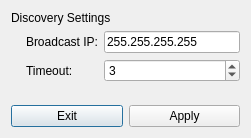
<?xml version="1.0" encoding="UTF-8"?>
<ui version="4.0">
 <class>Dialog</class>
 <widget class="QDialog" name="Dialog">
  <property name="geometry">
   <rect>
    <x>0</x>
    <y>0</y>
    <width>251</width>
    <height>138</height>
   </rect>
  </property>
  <property name="windowTitle">
   <string>Discover</string>
  </property>
  <layout class="QVBoxLayout" name="verticalLayout">
   <item>
    <widget class="QLabel" name="label_3">
     <property name="sizePolicy">
      <sizepolicy hsizetype="Preferred" vsizetype="Maximum">
       <horstretch>0</horstretch>
       <verstretch>0</verstretch>
      </sizepolicy>
     </property>
     <property name="text">
      <string>Discovery Settings</string>
     </property>
    </widget>
   </item>
   <item>
    <layout class="QFormLayout" name="formLayout">
     <property name="leftMargin">
      <number>15</number>
     </property>
     <item row="0" column="0">
      <widget class="QLabel" name="label">
       <property name="text">
        <string>Broadcast IP:</string>
       </property>
      </widget>
     </item>
     <item row="0" column="1">
      <widget class="QLineEdit" name="bclineedit">
       <property name="text">
        <string>255.255.255.255</string>
       </property>
      </widget>
     </item>
     <item row="1" column="0">
      <widget class="QLabel" name="label_2">
       <property name="text">
        <string>Timeout:</string>
       </property>
      </widget>
     </item>
     <item row="1" column="1">
      <widget class="QSpinBox" name="timeoutbox">
       <property name="minimum">
        <number>1</number>
       </property>
       <property name="maximum">
        <number>20</number>
       </property>
       <property name="value">
        <number>3</number>
       </property>
      </widget>
     </item>
    </layout>
   </item>
   <item>
    <layout class="QHBoxLayout" name="horizontalLayout_2">
     <item>
      <widget class="QPushButton" name="exitButton">
       <property name="text">
        <string>Exit</string>
       </property>
      </widget>
     </item>
     <item>
      <widget class="QPushButton" name="applybutton">
       <property name="text">
        <string>Apply</string>
       </property>
      </widget>
     </item>
    </layout>
   </item>
  </layout>
 </widget>
 <resources/>
 <connections/>
</ui>
